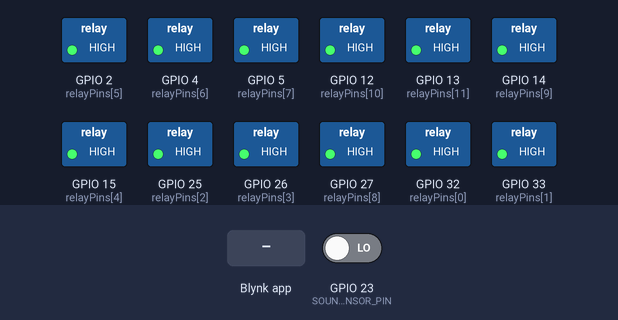
Simulated run of this sketch. Board: ESP32. On the bench: switched loads named in the sketch (green lamp = pin HIGH). Dashed ring = blinking. Inputs (shaded band) come from the test bench; at power-on: GPIO 23 (SOUND_SENSOR_PIN) LOW. WiFi joins after 1.5 s; servers stay silent unless stated; the local clock reads 2024-03-15 10:24:30 at power-on unless the sketch sets it; the Firebase database answers and starts empty; what the sketch prints to the serial monitor is not drawn.

Above: at 3.0 s.
3.1 s: Blynk app writes 1 to V0
At 3.5 s:
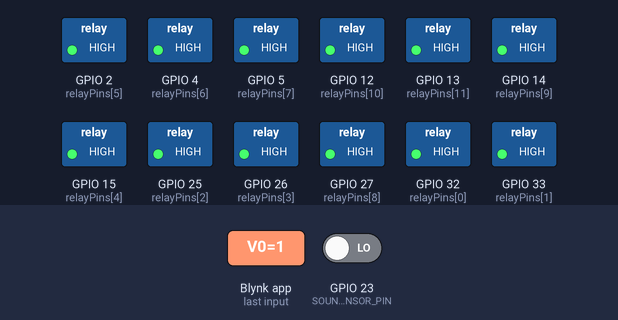
5.2 s: Blynk app writes 0 to V0
At 5.7 s:
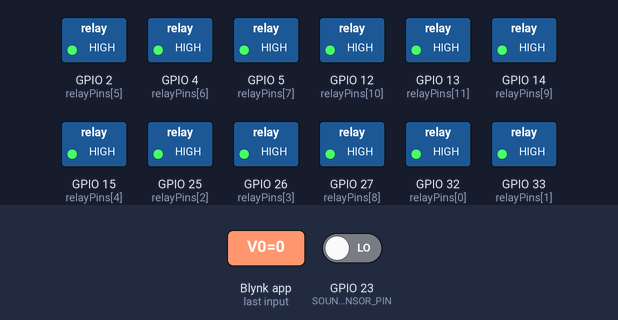
6.8 s: Blynk app writes 200 to V0
At 7.8 s:
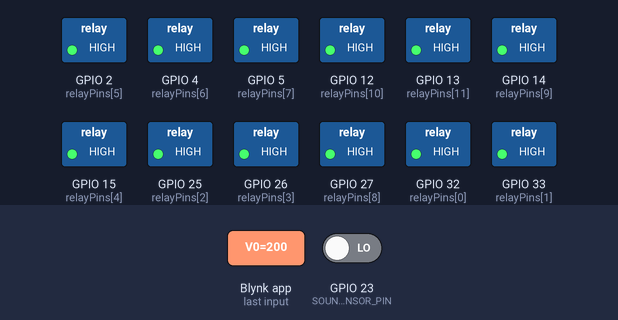
Timing chart, 0 to 10.1 s (numbered marks = the images above; inputs shaded):
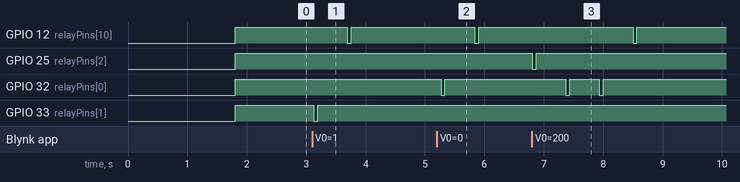

The sketch:

all.ino
```cpp
// ============ BLYNK ============
#define BLYNK_TEMPLATE_ID "*"
#define BLYNK_TEMPLATE_NAME "*"
#define BLYNK_AUTH_TOKEN "*"

#include <WiFi.h>
#include <BlynkSimpleEsp32.h>

// ============ FIREBASE ============
#include <Firebase_ESP_Client.h>

// ============ RTC + NTP ============
#include <Wire.h>
#include <RTClib.h>
#include "time.h"

// ============ WiFi & Auth ============
#define WIFI_SSID "*"
#define WIFI_PASSWORD "*"

// Firebase config
#define API_KEY "*"
#define DATABASE_URL "*"
#define USER_EMAIL "*"
#define USER_PASSWORD "*"

// ============ Firebase Object ============
FirebaseData fbdo;
FirebaseAuth auth;
FirebaseConfig config;

// ============ RTC Object ============
RTC_DS3231 rtc;

// ============ Jadwal ============
int jam1 = -1, menit1 = -1;
int jam2 = -1, menit2 = -1;
unsigned long lastFetchMillis = 0;

// ============ Relay ============
int relayPins[12] = { 32, 33, 25, 26, 15, 2, 4, 5, 27, 14, 12, 13 };
#define ENTER_INDEX 10
String tokenInput = "";

// ============ Sensor Suara ============
#define SOUND_SENSOR_PIN 23
int soundState = 0;
int lastState = 0;
unsigned long lastNotifTime = 0;
const unsigned long cooldownDuration = 60000;

// ============ NTP Config ============
const char* ntpServer = "pool.ntp.org";
const long gmtOffset_sec = 7 * 3600;
const int daylightOffset_sec = 0;

// ============ Setup ============
void setup() {
  Serial.begin(115200);
  Wire.begin();

  // WiFi
  WiFi.begin(WIFI_SSID, WIFI_PASSWORD);
  Serial.print("Menghubungkan ke WiFi");
  while (WiFi.status() != WL_CONNECTED) {
    delay(500); Serial.print(".");
  }
  Serial.println("\n✅ WiFi terhubung");

  // Blynk
  Blynk.begin(BLYNK_AUTH_TOKEN, WIFI_SSID, WIFI_PASSWORD);

  // Relay
  for (int i = 0; i < 12; i++) {
    pinMode(relayPins[i], OUTPUT);
    digitalWrite(relayPins[i], HIGH);
  }

  // Sensor suara
  pinMode(SOUND_SENSOR_PIN, INPUT);

  // RTC & Sinkronisasi NTP
  rtc.begin();
  configTime(gmtOffset_sec, daylightOffset_sec, ntpServer);
  struct tm timeinfo;
  if (getLocalTime(&timeinfo)) {
    rtc.adjust(DateTime(timeinfo.tm_year + 1900, timeinfo.tm_mon + 1, timeinfo.tm_mday,
                        timeinfo.tm_hour, timeinfo.tm_min, timeinfo.tm_sec));
    Serial.println("✅ RTC disinkronkan ke waktu NTP");
  } else {
    Serial.println("❌ Gagal sinkron NTP");
  }

  // Firebase
  config.api_key = API_KEY;
  config.database_url = DATABASE_URL;
  auth.user.email = USER_EMAIL;
  auth.user.password = USER_PASSWORD;
  Firebase.begin(&config, &auth);
  Firebase.reconnectWiFi(true);
  Serial.println("📡 Firebase terhubung");
}

// ============ Fungsi: Tekan Tombol ============
void tekanTombol(int angka) {
  if (angka < 0 || angka > 9) return;
  int pin = relayPins[angka];
  digitalWrite(pin, LOW);
  delay(65);
  digitalWrite(pin, HIGH);
  delay(500);
}

void tekanEnter() {
  int enterPin = relayPins[ENTER_INDEX];
  digitalWrite(enterPin, LOW);
  delay(65);
  digitalWrite(enterPin, HIGH);
  delay(500);
}

// ============ Blynk Write ============
BLYNK_WRITE(V0) {
  tokenInput = param.asString();
  Serial.print("Token diterima: "); Serial.println(tokenInput);

  for (int i = 0; i < tokenInput.length(); i++) {
    char c = tokenInput.charAt(i);
    if (isDigit(c)) {
      int digit = c - '0';
      tekanTombol(digit);
    }
  }

  tekanEnter();
  Blynk.virtualWrite(V1, "Token berhasil dikirim.");
}

// ============ Loop ============
void loop() {
  Blynk.run();

  // SENSOR SUARA + COOLDOWN
  soundState = digitalRead(SOUND_SENSOR_PIN);
  unsigned long nowMillis = millis();
  if (soundState == HIGH && lastState == LOW) {
    if (nowMillis - lastNotifTime > cooldownDuration) {
      Serial.println("🔊 Suara bip terdeteksi! Token hampir habis.");
      Blynk.logEvent("tokenhabis", "Token hampir habis - Suara bip terdeteksi!");
      lastNotifTime = nowMillis;
    } else {
      Serial.println("🔕 Suara deteksi tapi masih cooldown");
    }
  }
  lastState = soundState;

  // WAKTU SEKARANG
  DateTime now = rtc.now();
  int jam = now.hour();
  int menit = now.minute();

  Serial.printf("🕒 Sekarang: %02d:%02d | Jadwal: %02d:%02d & %02d:%02d\n",
                jam, menit, jam1, menit1, jam2, menit2);

  // AMBIL JADWAL DARI FIREBASE
  if (millis() - lastFetchMillis > 10000) {
    lastFetchMillis = millis();
    if (Firebase.RTDB.getInt(&fbdo, "/jadwal/jam1")) jam1 = fbdo.intData();
    if (Firebase.RTDB.getInt(&fbdo, "/jadwal/menit1")) menit1 = fbdo.intData();
    if (Firebase.RTDB.getInt(&fbdo, "/jadwal/jam2")) jam2 = fbdo.intData();
    if (Firebase.RTDB.getInt(&fbdo, "/jadwal/menit2")) menit2 = fbdo.intData();
  }

  // CEK KECOCOKAN JADWAL
  if ((jam == jam1 && menit == menit1) || (jam == jam2 && menit == menit2)) {
    Serial.println("⏰ Jadwal cocok, mengirim trigger ke Firebase...");
    if (Firebase.RTDB.setBool(&fbdo, "/ncr_token/trigger_otomatis", true)) {
      Serial.println("✅ Trigger berhasil dikirim");
    } else {
      Serial.print("❌ Gagal mengirim trigger: ");
      Serial.println(fbdo.errorReason());
    }
    delay(60000); // Tunggu 1 menit agar tidak kirim ulang
  }

  delay(100);
}
```

Measured:
- after the input at 3.1 s, GPIO 12 (relayPins[10]): HIGH → LOW after 0.59 s, → HIGH 0.07 s later; GPIO 33 (relayPins[1]): HIGH → LOW at once, → HIGH 0.07 s later
- after the input at 5.2 s, GPIO 12 (relayPins[10]): HIGH → LOW after 0.64 s, → HIGH 0.07 s later; GPIO 32 (relayPins[0]): HIGH → LOW after 0.07 s, → HIGH 0.07 s later
- after the input at 6.8 s, GPIO 12 (relayPins[10]): HIGH → LOW after 1.7 s, → HIGH 0.07 s later; GPIO 25 (relayPins[2]): HIGH → LOW at once, → HIGH 0.07 s later; GPIO 32 (relayPins[0]): alternates HIGH for 0.50 s and LOW for 0.07 s, 4 changes in all, then stays HIGH, starting after 0.57 s
